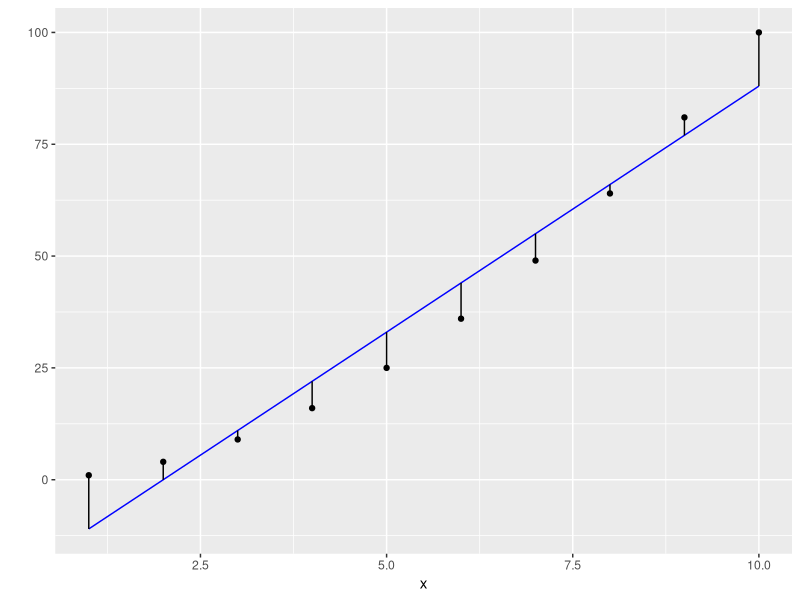

Here is the R script that generated this plot:
d <- data.frame(y=(1:10)^2,x=1:10)
# a linear regression model is fit to the data in the data frame d,
# with y as the dependent variable and x as the independent variable
model <- lm(y~x,data=d)
d$prediction <- predict(model,newdata=d)
library('ggplot2')
ggplot(data=d) + geom_point(aes(x=x,y=y)) +
  geom_line(aes(x=x,y=prediction),color='blue') +
  geom_segment(aes(x=x,y=prediction,yend=y,xend=x)) + scale_y_continuous('')

#absolute error
sum(abs(d$prediction-d$y))

#mean absolute error
sum(abs(d$prediction-d$y))/length(d$y)

#relative absolute error 
sum(abs(d$prediction-d$y))/sum(abs(d$y))
